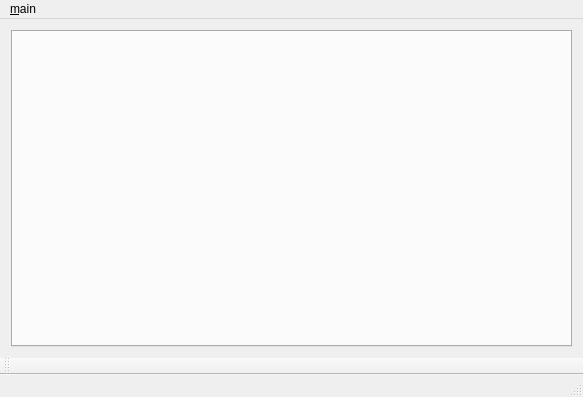
<?xml version="1.0" encoding="UTF-8"?>
<ui version="4.0">
 <class>MainWindow</class>
 <widget class="QMainWindow" name="MainWindow">
  <property name="geometry">
   <rect>
    <x>0</x>
    <y>0</y>
    <width>583</width>
    <height>397</height>
   </rect>
  </property>
  <property name="windowTitle">
   <string>MainWindow</string>
  </property>
  <widget class="QWidget" name="centralWidget">
   <layout class="QGridLayout" name="gridLayout">
    <item row="0" column="0">
     <widget class="QTabWidget" name="tab">
      <property name="currentIndex">
       <number>-1</number>
      </property>
     </widget>
    </item>
   </layout>
  </widget>
  <widget class="QMenuBar" name="menuBar">
   <property name="geometry">
    <rect>
     <x>0</x>
     <y>0</y>
     <width>583</width>
     <height>19</height>
    </rect>
   </property>
   <widget class="QMenu" name="menuMain">
    <property name="title">
     <string>&amp;main</string>
    </property>
    <addaction name="actionAdd"/>
    <addaction name="action_delete"/>
    <addaction name="action_search"/>
    <addaction name="separator"/>
    <addaction name="action_Quit"/>
   </widget>
   <addaction name="menuMain"/>
  </widget>
  <widget class="QToolBar" name="mainToolBar">
   <attribute name="toolBarArea">
    <enum>BottomToolBarArea</enum>
   </attribute>
   <attribute name="toolBarBreak">
    <bool>false</bool>
   </attribute>
  </widget>
  <widget class="QStatusBar" name="statusBar"/>
  <action name="actionAdd">
   <property name="text">
    <string>&amp;add</string>
   </property>
   <property name="shortcut">
    <string>Ctrl+A</string>
   </property>
  </action>
  <action name="action_delete">
   <property name="text">
    <string>&amp;delete</string>
   </property>
   <property name="shortcut">
    <string>Ctrl+D</string>
   </property>
  </action>
  <action name="action_Quit">
   <property name="text">
    <string>&amp;Quit</string>
   </property>
   <property name="shortcut">
    <string>Ctrl+Q</string>
   </property>
  </action>
  <action name="action_search">
   <property name="text">
    <string>&amp;search</string>
   </property>
   <property name="shortcut">
    <string>Ctrl+S</string>
   </property>
  </action>
 </widget>
 <layoutdefault spacing="6" margin="11"/>
 <resources/>
 <connections/>
</ui>
